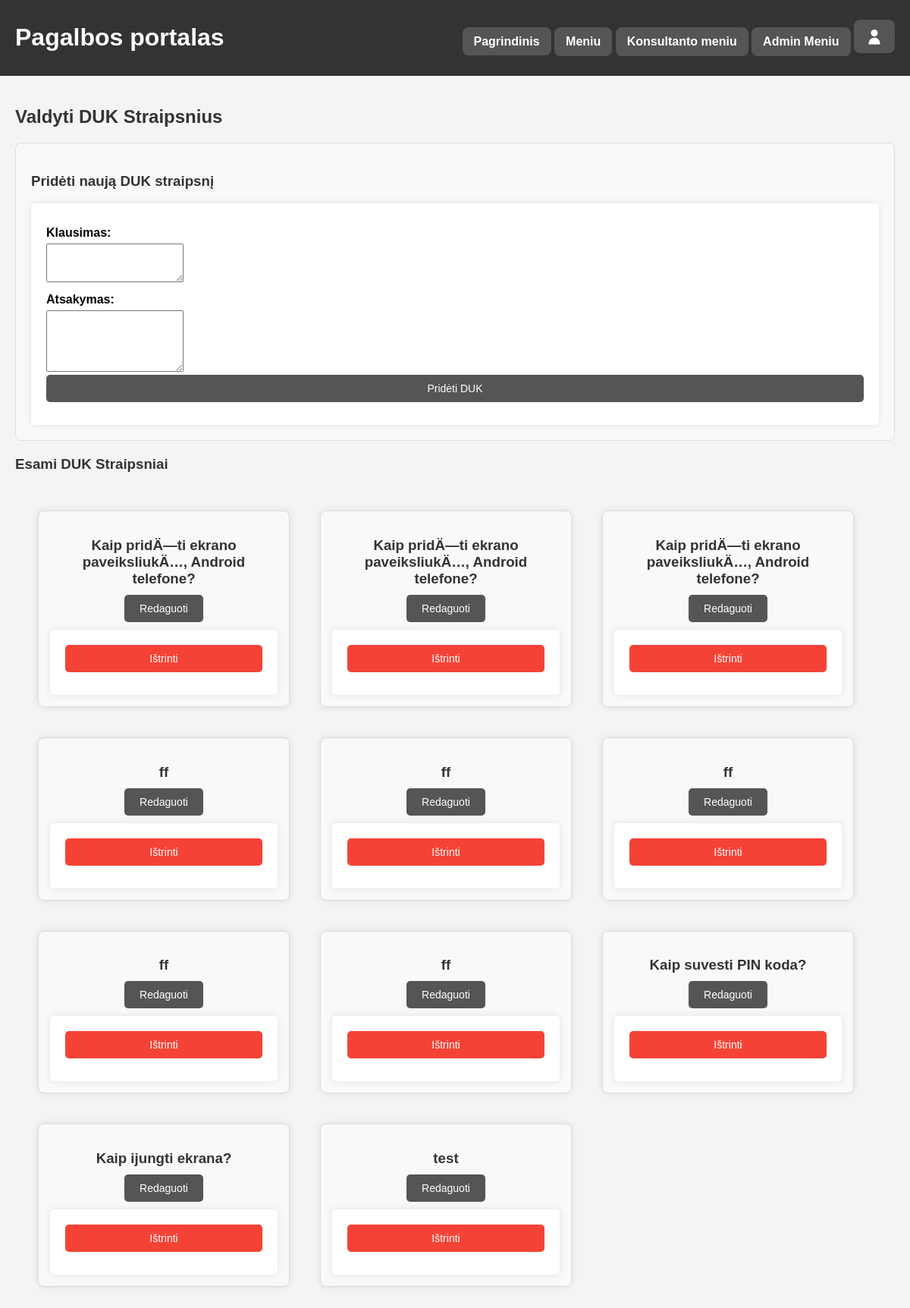
/manage_faq.php (signed in), run on the app's committed database.
### tables this page shows
CREATE TABLE `FAQ` (
  `FAQ_ID` int(10) UNSIGNED NOT NULL,
  `Question` text NOT NULL,
  `Answer` text NOT NULL
);

### manage_faq.php (the view, shortened to what this page needs)
<?php
include 'includes/db.php';
include 'includes/header.php';
$stmt = $pdo->query("SELECT FAQ_ID, Question, Answer FROM FAQ");
$faqs = $stmt->fetchAll();
?>
<!DOCTYPE html>
<html lang="lt">
<head>
    <link rel="stylesheet" href="styles.css">
</head>
<body>
<main>
    <h2>Valdyti DUK Straipsnius</h2>
    <div class="form-container">
        <h3>Pridėti naują DUK straipsnį</h3>
        <form method="POST" action="manage_faq.php">
            <label for="question">Klausimas:</label>
            <textarea name="question" id="question" rows="3" required></textarea>
            <label for="answer">Atsakymas:</label>
            <textarea name="answer" id="answer" rows="5" required></textarea>
            <button type="submit" name="add_faq" class="button">Pridėti DUK</button>
        </form>
    </div>
    <h3>Esami DUK Straipsniai</h3>
    <div class="faq-container">
        <?php foreach ($faqs as $faq): ?>
            <div id="faq<?= $faq['FAQ_ID'] ?>" class="faq-item">
                <h3><?= htmlspecialchars($faq['Question']) ?></h3>
                <a href="edit_faq.php?id=<?= htmlspecialchars($faq['FAQ_ID']) ?>" class="button">Redaguoti</a>
                <?php if ($_SESSION['role'] === 'Administrator'): ?>
                    <form method="POST" action="manage_faq.php" style="margin-top: 10px;">
                        <button type="submit" name="delete_faq" class="delete-button" onclick="return confirm('Ar tikrai norite ištrinti šį straipsnį?')">Ištrinti</button>
                    </form>
                <?php endif; ?>
            </div>
        <?php endforeach; ?>
    </div>
</main>
</body>
</html>

### styles.css (style rules this page uses)
body, html { margin: 0; padding: 0; height: 100%; font-family: Arial, sans-serif; display: flex; flex-direction: column; }
body { background-color: #f4f4f4; display: flex; flex-direction: column; min-height: 100vh; }
h2, h3, h4 { color: #333; }
main { flex: 1; padding: 20px; box-sizing: border-box; overflow-y: auto; width: 100%; max-width: 1600px; margin: 0 auto; }
form { background-color: #fff; padding: 20px; border-radius: 5px; box-shadow: 0 0 10px rgba(0, 0, 0, 0.1); }
form label { display: block; margin: 10px 0 5px; font-weight: bold; }
form input, form select, form button { width: 100%; padding: 10px; margin-bottom: 10px; border-radius: 5px; border: 1px solid #ddd; }
button { background-color: var(--button-bg-color, #333); color: #fff; border: none; cursor: pointer; padding: 10px; border-radius: 5px; font-size: 16px; transition: background-color 0.3s; }
.faq-container { display: grid; grid-template-columns: repeat(auto-fit, minmax(200px, 1fr)); gap: 20px; padding: 20px; }
.faq-item { background-color: #f9f9f9; padding: 15px; border: 1px solid #ddd; border-radius: 5px; box-shadow: 0 0 5px rgba(0, 0, 0, 0.1); }

### manage_faq.php (style rules this page uses)
.button { display: inline-block; padding: 10px 20px; background-color: #555; color: white; text-decoration: none; border: none; border-radius: 5px; font-size: 14px; text-align: center; cursor: pointer; transition: background-color 0.3s ease; }
.delete-button { display: inline-block; padding: 10px 20px; background-color: #f44336; color: white; text-decoration: none; border: none; border-radius: 5px; font-size: 14px; text-align: center; cursor: pointer; transition: background-color 0.3s ease; }
.form-container { margin: 20px 0; padding: 20px; border: 1px solid #ddd; border-radius: 8px; background-color: #f9f9f9; }
.faq-container { display: flex; flex-wrap: wrap; margin-top: 20px; justify-content: flex-start; }
.faq-item { width: 300px; background-color: #f9f9f9; padding: 15px; border: 1px solid #ddd; border-radius: 8px; box-shadow: 0 0 10px rgba(0, 0, 0, 0.1); text-align: center; margin: 10px; }
.faq-item h3 { margin-bottom: 10px; }
h2 { margin-bottom: 20px; }

### data on the page
faq: Question "Kaip pridÄ—ti ekrano paveiksliukÄ…, Android telefone?"
faq: Question "Kaip pridÄ—ti ekrano paveiksliukÄ…, Android telefone?"
faq: Question "Kaip pridÄ—ti ekrano paveiksliukÄ…, Android telefone?"
faq: Question "ff"
faq: Question "ff"
faq: Question "ff"
faq: Question "ff"
faq: Question "ff"
faq: Question "Kaip suvesti PIN koda?"
faq: Question "Kaip ijungti ekrana?"
faq: Question "test"
